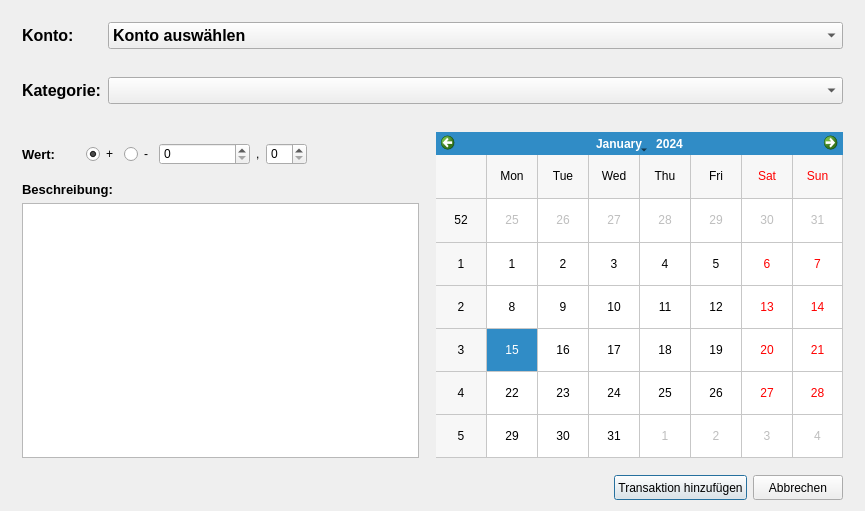
<?xml version="1.0" encoding="UTF-8"?>
<ui version="4.0">
 <class>AddTransactionWindow</class>
 <widget class="QWidget" name="AddTransactionWindow">
  <property name="geometry">
   <rect>
    <x>0</x>
    <y>0</y>
    <width>865</width>
    <height>511</height>
   </rect>
  </property>
  <property name="windowTitle">
   <string>Transaktion hinzufügen</string>
  </property>
  <layout class="QVBoxLayout" name="verticalLayout">
   <item>
    <widget class="QWidget" name="widget" native="true">
     <property name="maximumSize">
      <size>
       <width>16777215</width>
       <height>63</height>
      </size>
     </property>
     <layout class="QHBoxLayout" name="horizontalLayout">
      <item>
       <widget class="QLabel" name="lblAccount">
        <property name="minimumSize">
         <size>
          <width>60</width>
          <height>20</height>
         </size>
        </property>
        <property name="maximumSize">
         <size>
          <width>80</width>
          <height>16777215</height>
         </size>
        </property>
        <property name="font">
         <font>
          <family>Arial</family>
          <pointsize>12</pointsize>
          <weight>75</weight>
          <bold>true</bold>
         </font>
        </property>
        <property name="text">
         <string>Konto:</string>
        </property>
       </widget>
      </item>
      <item>
       <widget class="QComboBox" name="comboBoxChooseAccount">
        <property name="font">
         <font>
          <family>Arial</family>
          <pointsize>12</pointsize>
          <weight>75</weight>
          <bold>true</bold>
         </font>
        </property>
        <property name="duplicatesEnabled">
         <bool>true</bool>
        </property>
        <item>
         <property name="text">
          <string>Konto auswählen</string>
         </property>
        </item>
       </widget>
      </item>
     </layout>
    </widget>
   </item>
   <item>
    <widget class="QWidget" name="widget_6" native="true">
     <layout class="QHBoxLayout" name="horizontalLayout_7">
      <item>
       <widget class="QLabel" name="lblLabel">
        <property name="minimumSize">
         <size>
          <width>60</width>
          <height>20</height>
         </size>
        </property>
        <property name="maximumSize">
         <size>
          <width>80</width>
          <height>16777215</height>
         </size>
        </property>
        <property name="font">
         <font>
          <family>Arial</family>
          <pointsize>12</pointsize>
          <weight>75</weight>
          <bold>true</bold>
         </font>
        </property>
        <property name="text">
         <string>Kategorie:</string>
        </property>
       </widget>
      </item>
      <item>
       <widget class="QComboBox" name="comboBoxChooseLabel">
        <property name="font">
         <font>
          <family>Arial</family>
          <pointsize>12</pointsize>
          <weight>75</weight>
          <bold>true</bold>
         </font>
        </property>
        <property name="duplicatesEnabled">
         <bool>true</bool>
        </property>
       </widget>
      </item>
     </layout>
    </widget>
   </item>
   <item>
    <widget class="QWidget" name="widget_3" native="true">
     <layout class="QHBoxLayout" name="horizontalLayout_4">
      <property name="bottomMargin">
       <number>0</number>
      </property>
      <item>
       <widget class="QWidget" name="widget_4" native="true">
        <layout class="QVBoxLayout" name="verticalLayout_2">
         <property name="leftMargin">
          <number>0</number>
         </property>
         <property name="topMargin">
          <number>0</number>
         </property>
         <property name="bottomMargin">
          <number>0</number>
         </property>
         <item>
          <widget class="QWidget" name="widget_5" native="true">
           <layout class="QHBoxLayout" name="horizontalLayout_2">
            <property name="leftMargin">
             <number>0</number>
            </property>
            <property name="rightMargin">
             <number>0</number>
            </property>
            <item>
             <widget class="QLabel" name="lblValue">
              <property name="font">
               <font>
                <family>Arial</family>
                <pointsize>10</pointsize>
                <weight>75</weight>
                <bold>true</bold>
               </font>
              </property>
              <property name="text">
               <string>Wert:</string>
              </property>
             </widget>
            </item>
            <item>
             <spacer name="horizontalSpacer">
              <property name="orientation">
               <enum>Qt::Horizontal</enum>
              </property>
              <property name="sizeType">
               <enum>QSizePolicy::Maximum</enum>
              </property>
              <property name="sizeHint" stdset="0">
               <size>
                <width>25</width>
                <height>20</height>
               </size>
              </property>
             </spacer>
            </item>
            <item>
             <widget class="QRadioButton" name="radioButtonPositiv">
              <property name="text">
               <string>+</string>
              </property>
              <property name="checked">
               <bool>true</bool>
              </property>
             </widget>
            </item>
            <item>
             <widget class="QRadioButton" name="radioButtonNegativ">
              <property name="text">
               <string>-</string>
              </property>
             </widget>
            </item>
            <item>
             <widget class="QSpinBox" name="spinBoxVK">
              <property name="minimumSize">
               <size>
                <width>91</width>
                <height>22</height>
               </size>
              </property>
              <property name="maximumSize">
               <size>
                <width>91</width>
                <height>22</height>
               </size>
              </property>
              <property name="font">
               <font>
                <pointsize>9</pointsize>
                <weight>50</weight>
                <bold>false</bold>
               </font>
              </property>
              <property name="maximum">
               <number>999999999</number>
              </property>
             </widget>
            </item>
            <item>
             <widget class="QLabel" name="label_3">
              <property name="text">
               <string>,</string>
              </property>
             </widget>
            </item>
            <item>
             <widget class="QSpinBox" name="spinBoxNK">
              <property name="minimumSize">
               <size>
                <width>41</width>
                <height>22</height>
               </size>
              </property>
              <property name="maximumSize">
               <size>
                <width>41</width>
                <height>22</height>
               </size>
              </property>
              <property name="font">
               <font>
                <pointsize>9</pointsize>
                <weight>50</weight>
                <bold>false</bold>
               </font>
              </property>
             </widget>
            </item>
            <item>
             <spacer name="horizontalSpacer_2">
              <property name="orientation">
               <enum>Qt::Horizontal</enum>
              </property>
              <property name="sizeHint" stdset="0">
               <size>
                <width>40</width>
                <height>20</height>
               </size>
              </property>
             </spacer>
            </item>
           </layout>
          </widget>
         </item>
         <item>
          <widget class="QLabel" name="lblDescription">
           <property name="font">
            <font>
             <family>Arial</family>
             <pointsize>10</pointsize>
             <weight>75</weight>
             <bold>true</bold>
            </font>
           </property>
           <property name="text">
            <string>Beschreibung:</string>
           </property>
          </widget>
         </item>
         <item>
          <widget class="QPlainTextEdit" name="textEditDescription"/>
         </item>
        </layout>
       </widget>
      </item>
      <item>
       <widget class="QCalendarWidget" name="calendarWidget">
        <property name="minimumSize">
         <size>
          <width>251</width>
          <height>191</height>
         </size>
        </property>
        <property name="gridVisible">
         <bool>true</bool>
        </property>
       </widget>
      </item>
     </layout>
    </widget>
   </item>
   <item>
    <widget class="QWidget" name="widget_2" native="true">
     <property name="maximumSize">
      <size>
       <width>16777215</width>
       <height>41</height>
      </size>
     </property>
     <layout class="QHBoxLayout" name="horizontalLayout_3">
      <property name="bottomMargin">
       <number>0</number>
      </property>
      <item>
       <spacer name="horizontalSpacer_3">
        <property name="orientation">
         <enum>Qt::Horizontal</enum>
        </property>
        <property name="sizeHint" stdset="0">
         <size>
          <width>40</width>
          <height>20</height>
         </size>
        </property>
       </spacer>
      </item>
      <item>
       <widget class="QPushButton" name="buttonAddTransaction">
        <property name="minimumSize">
         <size>
          <width>130</width>
          <height>25</height>
         </size>
        </property>
        <property name="maximumSize">
         <size>
          <width>200</width>
          <height>16777215</height>
         </size>
        </property>
        <property name="text">
         <string>Transaktion hinzufügen</string>
        </property>
        <property name="default">
         <bool>true</bool>
        </property>
       </widget>
      </item>
      <item>
       <widget class="QPushButton" name="buttonCancel">
        <property name="minimumSize">
         <size>
          <width>90</width>
          <height>25</height>
         </size>
        </property>
        <property name="maximumSize">
         <size>
          <width>200</width>
          <height>16777215</height>
         </size>
        </property>
        <property name="text">
         <string>Abbrechen</string>
        </property>
       </widget>
      </item>
     </layout>
    </widget>
   </item>
  </layout>
 </widget>
 <layoutdefault spacing="6" margin="11"/>
 <resources/>
 <connections>
  <connection>
   <sender>buttonCancel</sender>
   <signal>clicked()</signal>
   <receiver>AddTransactionWindow</receiver>
   <slot>close()</slot>
   <hints>
    <hint type="sourcelabel">
     <x>700</x>
     <y>544</y>
    </hint>
    <hint type="destinationlabel">
     <x>756</x>
     <y>539</y>
    </hint>
   </hints>
  </connection>
 </connections>
</ui>
